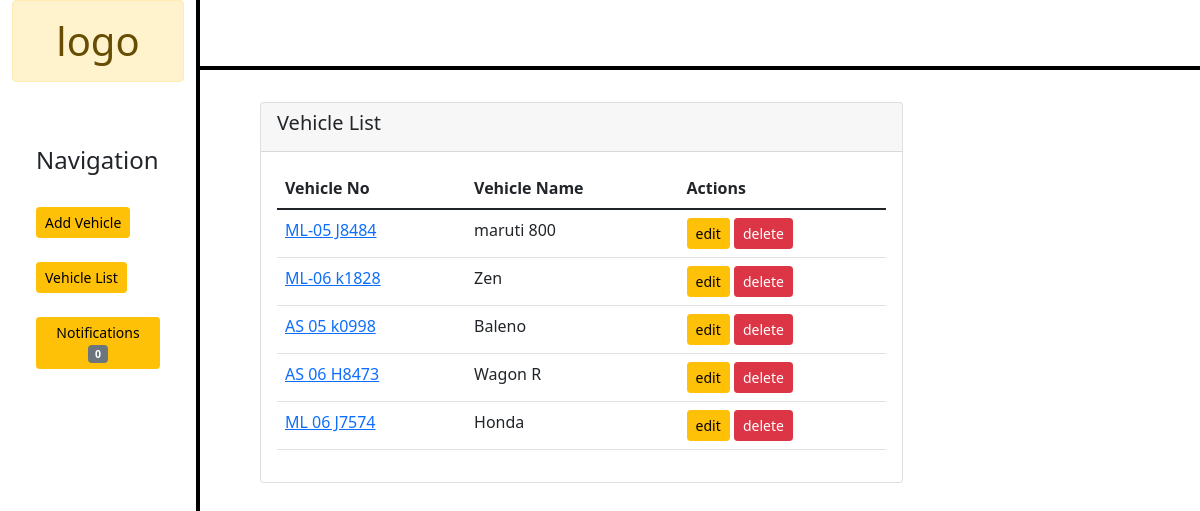
Page /vehiclelist/ on the committed database.
### vehicleapp/models.py (models this page shows)
class vehicledetail(models.Model):
    name=models.CharField(max_length=100)
    vehicleno=models.CharField(max_length=100)
    speed= models.FloatField()
    avgspeed= models.FloatField()
    temperature= models.IntegerField()
    fuellevel= models.IntegerField()
    enginestatus= models.CharField(max_length=100)

### vehicleapp/views.py (the view)
# urls.py: path('vehiclelist/', views.vehiclelist.as_view(), name='vehiclelist'),
class vehiclelist(TemplateView):
    template_name= 'vehiclelist.html'
    def get_context_data(self,*args, **kwargs):
        context=super().get_context_data(**kwargs)
        fm=vehicledetail.objects.all()
        context={'data':fm}
        return context

### templates/vehiclelist.html
{% extends 'base.html' %}
{% load static %}
{% block content %}
    <div class="card">
        <div class="card-header">
        <h5 id="headng">Vehicle List</h5>
        </div>
        <div class="card-body">
            <table class="table">
                <thead>
                <tr>
                    <th scope="col">Vehicle No</th>
                    <th scope="col">Vehicle Name</th>
                    <th scope="col">Actions</th>
                </tr>
                </thead>
                <tbody>
                {% for dt in data %}
                    <tr>
                        <td><a href="{% url 'vehicledetails' dt.id %}">{{dt.vehicleno}}</a></td>
                        <td>{{dt.name}}</td>
                        <td>
                            <a href="{% url 'updateveh' dt.id %}" class="btn btn-warning btn-sm">edit</a>
                            <input type="button" value="delete" id={{dt.id}} class="btn btn-danger btn-sm btn-del" >
                        </td>
                    </tr>
                {% endfor %}
                </tbody>
            </table>
        </div>
    </div>
{% endblock content %}

### rows in the picture
vehicledetail: vehicleno "ML-05 J8484", name "maruti 800"
vehicledetail: vehicleno "ML-06 k1828", name "Zen"
vehicledetail: vehicleno "AS 05 k0998", name "Baleno"
vehicledetail: vehicleno "AS 06 H8473", name "Wagon R"
vehicledetail: vehicleno "ML 06 J7574", name "Honda"
